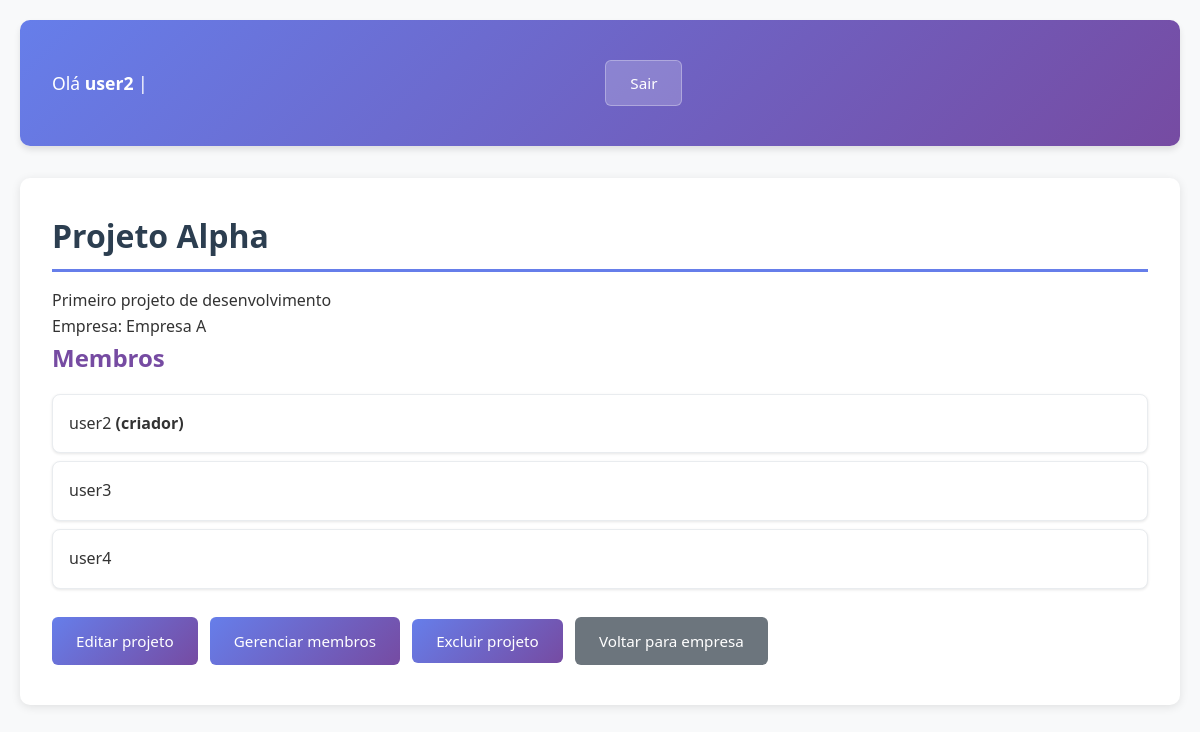
Screenshot of /projetos/48/ (signed in) with the database file from the repository.
### core/models.py (models this page shows, shortened)
class Projeto(models.Model):
    nome = models.CharField(max_length=255)
    empresa = models.ForeignKey(Empresa, on_delete=models.CASCADE, related_name="projetos")
    criador = models.ForeignKey(User, on_delete=models.CASCADE, related_name="projetos_criados")
    membros = models.ManyToManyField(User, related_name="projetos_participando", blank=True)
    descricao = models.TextField(blank=True)
    created_at = models.DateTimeField(auto_now_add=True)

class Empresa(models.Model):
    nome = models.CharField(max_length=255)
    criador = models.ForeignKey(User, on_delete=models.CASCADE, related_name="empresas_criadas")
    descricao = models.TextField(blank=True)
    created_at = models.DateTimeField(auto_now_add=True)

### core/views.py (the view)
# urls.py: path('projetos/<int:pk>/', views.projeto_detail, name='projeto_detail'),
@login_required
def projeto_detail(request, pk):
    projeto = get_object_or_404(Projeto, pk=pk)
    if not (projeto.criador == request.user or request.user in projeto.membros.all()):
        messages.error(request, 'Você não tem acesso a este projeto.')
        return redirect('core:dashboard')
    return render(request, 'core/projetos/detail.html', {'projeto': projeto})

### core/templates/core/projetos/detail.html (shortened to what this page needs)
{% extends "core/base.html" %}
{% block content %}
<h2>{{ projeto.nome }}</h2>
<p>{{ projeto.descricao }}</p>
<p>Empresa: {{ projeto.empresa.nome }}</p>
<h3>Membros</h3>
<ul>
{% for m in projeto.membros.all %}
    <li>
        {{ m.username }}
        {% if m == projeto.criador %} <strong>(criador)</strong> {% endif %}
    </li>
{% empty %}
    <li>Nenhum membro</li>
{% endfor %}
</ul>
<div style="margin-top: 20px;">
    {% if projeto.criador == user %}
        <a href="{% url 'core:projeto_update' projeto.id %}" class="btn btn-primary">Editar projeto</a>
        <a href="{% url 'core:projeto_membros_manage' projeto.id %}" class="btn btn-primary">Gerenciar membros</a>
        <form method="post" action="{% url 'core:projeto_delete' projeto.id %}" style="display:inline;">
            <button type="submit" class="btn btn-danger">Excluir projeto</button>
        </form>
    {% endif %}
    <a href="{% url 'core:empresa_detail' projeto.empresa.id %}" class="btn btn-secondary">Voltar para empresa</a>
</div>
{% endblock %}

### core/templates/core/base.html (shortened to what this page needs)
<!DOCTYPE html>
<html>
<head>
    {% load static %}
    <link rel="stylesheet" href="{% static 'core/css/style.css' %}">
</head>
<body>
    <header>
        <div class="user-info">
            {% if user.is_authenticated %}
                <p>
                    Olá <strong>{{ user.username }}</strong> |
                    <form method="post" action="{% url 'logout' %}" class="logout-form" style="display: inline;">
                        <button type="submit" class="btn logout-btn">Sair</button>
                    </form>
                </p>
            {% else %}
                {% if not request.path == '/login/' and not request.path == '/accounts/login/' %}
                    <p><a href="{% url 'login' %}" class="login-link">Entrar</a></p>
                {% endif %}
            {% endif %}
        </div>
    </header>
    <main class="content">
        {% block content %}
        {% endblock %}
    </main>
    {% load static %}
</body>
</html>

### core/static/core/css/style.css (style rules this page uses)
* { margin: 0; padding: 0; box-sizing: border-box; }
body { font-family: 'Segoe UI', Tahoma, Geneva, Verdana, sans-serif; line-height: 1.6; color: #333; background-color: #f8f9fa; padding: 20px; max-width: 1200px; margin: 0 auto; }
header { background: linear-gradient(135deg, #667eea 0%, #764ba2 100%); color: white; padding: 1rem 2rem; border-radius: 10px; margin-bottom: 2rem; box-shadow: 0 4px 6px rgba(0, 0, 0, 0.1); }
.user-info { display: flex; justify-content: space-between; align-items: center; flex-wrap: wrap; gap: 1rem; }
.user-info p { margin: 0; font-size: 1.1rem; }
.btn, button, input[type="submit"] { display: inline-block; padding: 0.75rem 1.5rem; margin: 0.5rem 0.5rem 0.5rem 0; border: none; border-radius: 6px; text-decoration: none; font-weight: 500; text-align: center; cursor: pointer; transition: all 0.3s ease; font-size: 0.95rem; font-family: inherit; }
.btn-primary, button[type="submit"]:not(.logout-btn), input[type="submit"], a[href*="create"], a[href*="novo"], a[href*="editar"] { background: linear-gradient(135deg, #667eea, #764ba2); color: white; }
.btn-secondary { background: #6c757d; color: white; }
.btn-danger, a[href*="excluir"], form[action*="excluir"] button { background: linear-gradient(135deg, #e74c3c, #c0392b); color: white; }
.logout-btn { background: rgba(255, 255, 255, 0.2) !important; color: white !important; border: 1px solid rgba(255, 255, 255, 0.3) !important; }
.content { background: white; padding: 2rem; border-radius: 10px; box-shadow: 0 2px 10px rgba(0, 0, 0, 0.1); margin-bottom: 2rem; animation: fadeIn 0.5s ease; }
h1, h2, h3 { color: #2c3e50; margin-bottom: 1rem; }
h2 { font-size: 2rem; border-bottom: 3px solid #667eea; padding-bottom: 0.5rem; }
h3 { font-size: 1.5rem; color: #764ba2; }
ul { list-style: none; margin: 1rem 0; }
li { background: white; margin: 0.5rem 0; padding: 1rem; border-radius: 8px; border: 1px solid #e9ecef; transition: all 0.3s ease; box-shadow: 0 1px 3px rgba(0, 0, 0, 0.1); }
form { margin: 1rem 0; }

### rows the page displays
Projeto: nome "Projeto Alpha", descricao "Primeiro projeto de desenvolvimento", empresa.nome "Empresa A"

### other values shown
{{ user.username }} "user2"
{{ m.username }} "user2"
{{ m.username }} "user3"
{{ m.username }} "user4"
